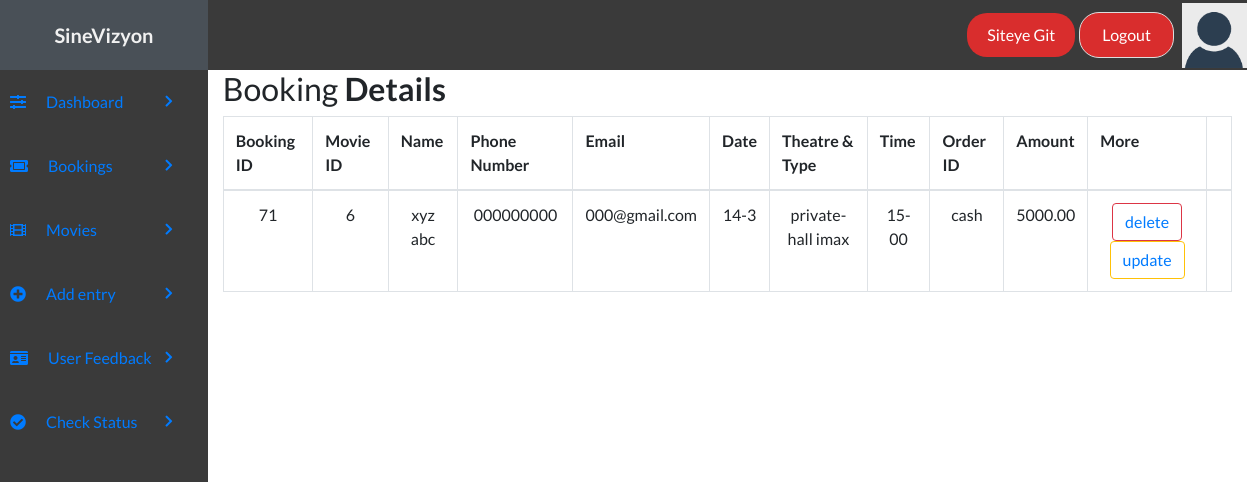
Page /admin/view.php (signed in) on the earlier database version.
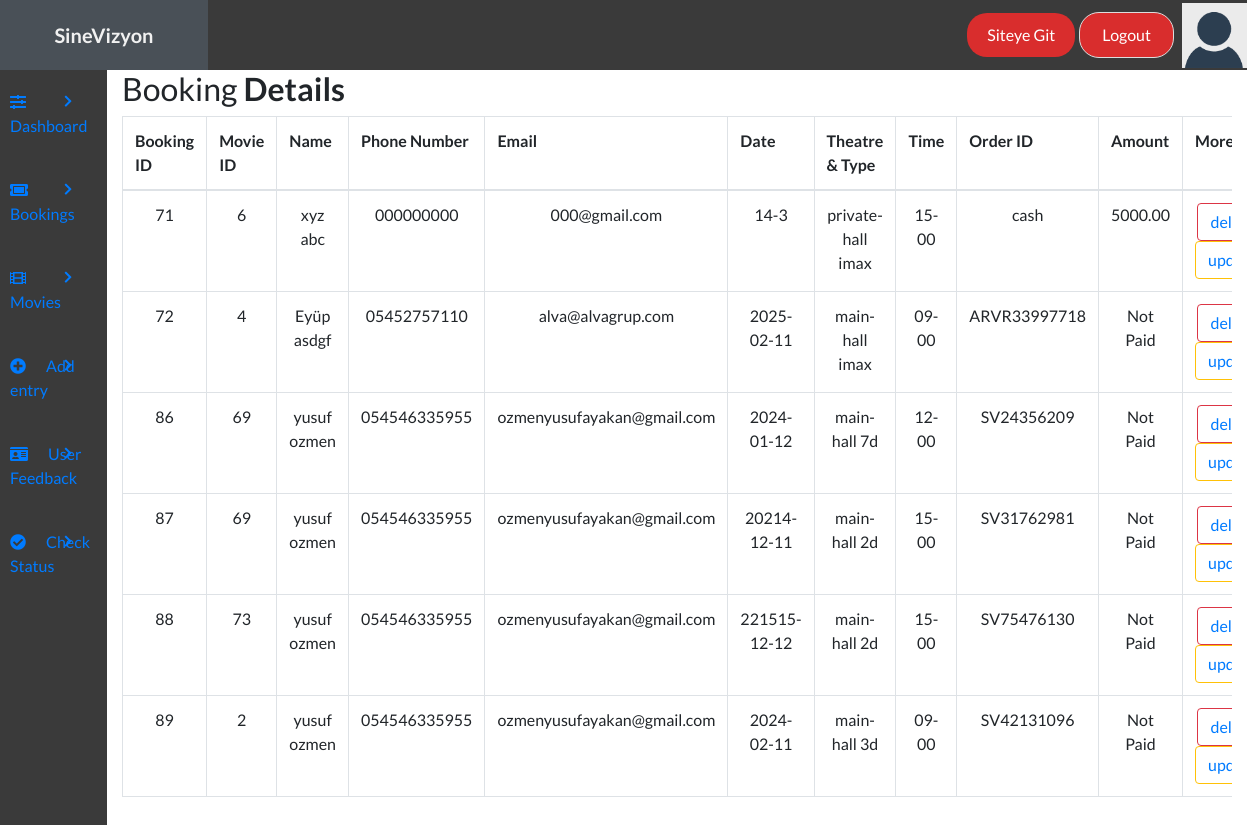
Same page on the later database version.
### tables this page shows
CREATE TABLE `bookingtable` (
  `bookingID` int(11) NOT NULL,
  `movieID` int(11) DEFAULT NULL,
  `bookingTheatre` varchar(100) NOT NULL,
  `bookingType` varchar(100) DEFAULT NULL,
  `bookingDate` varchar(50) NOT NULL,
  `bookingTime` varchar(50) NOT NULL,
  `bookingFName` varchar(100) NOT NULL,
  `bookingLName` varchar(100) DEFAULT NULL,
  `bookingPNumber` varchar(12) NOT NULL,
  `bookingEmail` varchar(255) NOT NULL,
  `amount` varchar(255) NOT NULL,
  `ORDERID` varchar(255) NOT NULL,
  `DATE-TIME` datetime NOT NULL DEFAULT current_timestamp()
);

### admin/view.php (the view, shortened to what this page needs)
<?php
include "config.php";
?>
<!DOCTYPE html>
<html lang="en">
<head>
    <link rel="stylesheet" href="../style/styles.css">
    <link rel="stylesheet" href="https://use.fontawesome.com/releases/v5.7.2/css/all.css">
    <link rel="stylesheet" href="https://cdnjs.cloudflare.com/ajax/libs/twitter-bootstrap/4.5.2/css/bootstrap.css">
    <link rel="stylesheet" href="https://cdn.datatables.net/1.10.22/css/dataTables.bootstrap4.min.css">
    <link rel="stylesheet" href="https://maxcdn.bootstrapcdn.com/bootstrap/4.0.0/css/bootstrap.min.css">
</head>
<body>
    <?php include('header.php'); ?>
    <div class="admin-container">
        <?php include('sidebar.php'); ?>
        <div class="container-lg">
            <div class="table-responsive">
                <div class="table-wrapper">
                    <div class="table-title">
                        <div class="row">
                            <div class="col-sm-8">
                                <h2>Booking <b>Details</b></h2>
                            </div>
                        </div>
                    </div>
                    <table class="table table-bordered" id="dataTable" width="100%" cellspacing="0">
                        <tr>
                            <th>Booking ID</th>
                            <th>Movie ID</th>
                            <th>Name</th>
                            <th>Phone Number</th>
                            <th>Email</th>
                            <th>Date</th>
                            <th>Theatre & Type</th>
                            <th>Time</th>
                            <th>Order ID</th>
                            <th>Amount</th>
                            <th>More</th>
                        </tr>
                        <tbody>
                            <?php
                            $con = mysqli_connect($host, $user, $password, $dbname);
                            $select = "SELECT * FROM `bookingtable`";
                            $run = mysqli_query($con, $select);
                            while ($row = mysqli_fetch_array($run)) {
                                $bookingid = $row['bookingID'];
                                $movieID = $row['movieID'];
                                $bookingFName = $row['bookingFName'];
                                $bookingLName = $row['bookingLName'];
                                $mobile = $row['bookingPNumber'];
                                $email = $row['bookingEmail'];
                                $date = $row['bookingDate'];
                                $theatre = $row['bookingTheatre'];
                                $type = $row['bookingType'];
                                $time = $row['bookingTime'];
                                $ORDERID = $row['ORDERID'];
                                $amount = $row['amount'];
                            ?>
                                <tr align="center">
                                <td><?php echo $bookingid; ?></td>
                                    <td><?php echo $movieID; ?></td>
                                    <td><?php echo $bookingFName . ' ' . $bookingLName; ?></td>
                                    <td><?php echo $mobile; ?></td>
                                    <td><?php echo $email; ?></td>
                                    <td><?php echo $date; ?></td>
                                    <td><?php echo $theatre . ' ' . $type; ?></td>
                                    <td><?php echo $time; ?></td>
                                    <td><?php echo $ORDERID; ?></td>
                                    <td><?php echo $amount; ?></td>
                                    <td><button type="submit" type="button" class="btn btn-outline-danger"><?php echo  "<a href='deleteBooking.php?id=" . $row['bookingID'] . "' >delete</a>"; ?></button><button name="update"  type="submit" onclick="" type="button" class="btn btn-outline-warning"><?php echo  "<a href='editBooking.php?id=" . $row['bookingID'] . "'>update</a>"; ?></button></td>
                                    <td></td>
                                </tr>
                            <?php }
                            ?>
                        </tbody>
                    </table>
                </div>
            </div>
        </div>
    </div>
</body>
</html>

### admin/header.php (shortened to what this page needs)
<div class="admin-section-header">
    <div class="admin-logo">
        SineVizyon
    </div>
    <div class="admin-login-info">
        <div>
            <a href="http://localhost/graduation_project/" class="site-yonlendirme" target="_blank">Siteye Git</a>
        </div>
        <form method='post' action="">
            <input type="submit" value="Logout" class="site-yonlendirme" name="but_logout">
        </form>
        <img class="admin-user-avatar" src="../img/avatar.png" alt="">
    </div>
</div>

### admin/sidebar.php
<div class="admin-section admin-section1">
    <ul>
        <li><a href="admin.php"><i class="fas fa-sliders-h"></i>Dashboard <i class="fas admin-dropdown fa-chevron-right"></i></a></li>
        <li><a href="view.php"><i class="fas fa-ticket-alt"></i>Bookings <i class="fas admin-dropdown fa-chevron-right"></i></a></li>
        <li><a href="addmovie.php"><i class="fas fa-film"></i>Movies <i class="fas admin-dropdown fa-chevron-right"></i></a></li>
        <li><a href="add.php"><i class="fas fa-plus-circle"></i>Add entry <i class="fas admin-dropdown fa-chevron-right"></i></a></li>
        <li><a href="contactus.php"><i class="fas fa-id-card"></i>User Feedback <i class="fas admin-dropdown fa-chevron-right"></i></a></li>
        <li><a href="../TxnStatus.php" target="_blank"><i class="fa fa-check-circle"></i>Check Status <i class="fas admin-dropdown fa-chevron-right"></i></a></li>
    </ul>
</div>

### style/styles.css (style rules this page uses)
* { margin: 0; padding: 0; box-sizing: border-box; font-family: "Lato", sans-serif; text-decoration: none; color: unset; }
form input, form textarea { width: 100%; padding: 10px; margin-bottom: 10px; border: 1px solid #ddd; box-sizing: border-box; }
.admin-dropdown { float: right; font-style: normal; margin-left: 3px; font-size: 13px; position: absolute; right: 15px; top: 25px; margin: 0; }
.admin-section-header { color: #f1f1f1; width: 100%; background-color: #3a3a3a; display: grid; grid-template-columns: 1fr 5fr; }
.admin-user-avatar { width: 65px; }
.admin-login-info { display: flex; align-items: center; justify-content: flex-end; }
.admin-login-info img { margin-left: 10px; }
.admin-logo { padding: 20px 10px; background-color: #495057; color: #f1f1f1; text-align: center; font-size: 20px; font-weight: bold; cursor: pointer; transition: all 0.3s ease; }
.admin-container { display: grid; grid-template-columns: 1fr 5fr; }
.admin-section1 { background-color: #3a3a3a; height: 100vh; }
.admin-section1 ul li { width: 100%; padding: 20px 10px; background-color: #3a3a3a; color: #f1f1f1; transition: all 0.3s ease; position: relative; cursor: pointer; }
.admin-section1 ul li i { margin-right: 20px; }

### admin/header.php (style rules this page uses)
.site-yonlendirme { background-color: #d92d2d; color: white; padding: 10px 20px; text-align: center; text-decoration: none; display: inline-block; font-size: 16px; border-radius: 20px; margin: 4px 2px; transition-duration: 0.4s; cursor: pointer; }

Differences in the rows shown:
added bookingtable: bookingID "72", movieID "4", bookingFName "Eyüp", bookingLName "asdgf", bookingPNumber "05452757110", bookingEmail "alva@alvagrup.com", bookingDate "2025-02-11", bookingTheatre "main-hall", bookingType "imax", bookingTime "09-00", ORDERID "ARVR33997718", amount "Not Paid"
added bookingtable: bookingID "86", movieID "69", bookingFName "yusuf", bookingLName "ozmen", bookingPNumber "054546335955", bookingEmail "ozmenyusufayakan@gmail.com", bookingDate "2024-01-12", bookingTheatre "main-hall", bookingType "7d", bookingTime "12-00", ORDERID "SV24356209", amount "Not Paid"
added bookingtable: bookingID "87", movieID "69", bookingFName "yusuf", bookingLName "ozmen", bookingPNumber "054546335955", bookingEmail "ozmenyusufayakan@gmail.com", bookingDate "20214-12-11", bookingTheatre "main-hall", bookingType "2d", bookingTime "15-00", ORDERID "SV31762981", amount "Not Paid"
added bookingtable: bookingID "88", movieID "73", bookingFName "yusuf", bookingLName "ozmen", bookingPNumber "054546335955", bookingEmail "ozmenyusufayakan@gmail.com", bookingDate "221515-12-12", bookingTheatre "main-hall", bookingType "2d", bookingTime "15-00", ORDERID "SV75476130", amount "Not Paid"
added bookingtable: bookingID "89", movieID "2", bookingFName "yusuf", bookingLName "ozmen", bookingPNumber "054546335955", bookingEmail "ozmenyusufayakan@gmail.com", bookingDate "2024-02-11", bookingTheatre "main-hall", bookingType "3d", bookingTime "09-00", ORDERID "SV42131096", amount "Not Paid"
